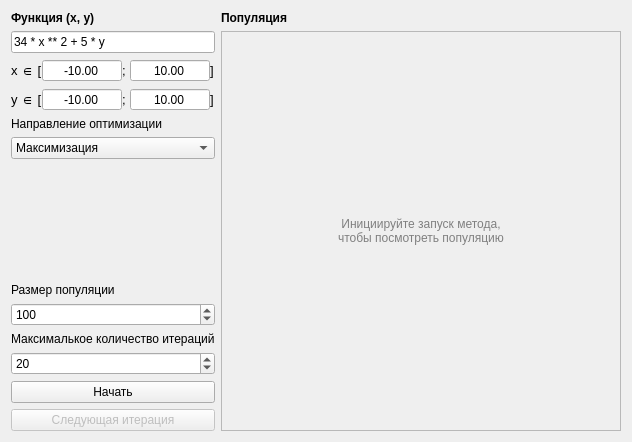
<?xml version="1.0" encoding="UTF-8"?>
<ui version="4.0">
 <class>GeneticAlgorithmForm</class>
 <widget class="QWidget" name="GeneticAlgorithmForm">
  <property name="geometry">
   <rect>
    <x>0</x>
    <y>0</y>
    <width>617</width>
    <height>429</height>
   </rect>
  </property>
  <property name="windowTitle">
   <string>Генетический алгоритм</string>
  </property>
  <layout class="QGridLayout" name="gridLayout">
   <item row="13" column="0" colspan="2">
    <widget class="QPushButton" name="pb_start">
     <property name="text">
      <string>Начать</string>
     </property>
    </widget>
   </item>
   <item row="1" column="0" colspan="2">
    <widget class="QLineEdit" name="le_function">
     <property name="text">
      <string>34 * x ** 2 + 5 * y</string>
     </property>
    </widget>
   </item>
   <item row="0" column="0" colspan="2">
    <widget class="QLabel" name="l_function">
     <property name="sizePolicy">
      <sizepolicy hsizetype="Preferred" vsizetype="Fixed">
       <horstretch>0</horstretch>
       <verstretch>0</verstretch>
      </sizepolicy>
     </property>
     <property name="font">
      <font>
       <pointsize>9</pointsize>
       <weight>75</weight>
       <bold>true</bold>
      </font>
     </property>
     <property name="text">
      <string>Функция (x, y)</string>
     </property>
    </widget>
   </item>
   <item row="2" column="0" colspan="2">
    <layout class="QGridLayout" name="gl_lims">
     <property name="horizontalSpacing">
      <number>0</number>
     </property>
     <property name="verticalSpacing">
      <number>6</number>
     </property>
     <item row="0" column="1">
      <widget class="QDoubleSpinBox" name="dsb_xmin">
       <property name="maximumSize">
        <size>
         <width>80</width>
         <height>16777215</height>
        </size>
       </property>
       <property name="alignment">
        <set>Qt::AlignCenter</set>
       </property>
       <property name="buttonSymbols">
        <enum>QAbstractSpinBox::NoButtons</enum>
       </property>
       <property name="decimals">
        <number>2</number>
       </property>
       <property name="minimum">
        <double>-9999999999999999464902769475481793196872414789632.000000000000000</double>
       </property>
       <property name="maximum">
        <double>1000000000000000048346692115553659057528394845890514255872.000000000000000</double>
       </property>
       <property name="value">
        <double>-10.000000000000000</double>
       </property>
      </widget>
     </item>
     <item row="1" column="2">
      <widget class="QLabel" name="l_ylim_2">
       <property name="sizePolicy">
        <sizepolicy hsizetype="Fixed" vsizetype="Preferred">
         <horstretch>0</horstretch>
         <verstretch>0</verstretch>
        </sizepolicy>
       </property>
       <property name="font">
        <font>
         <pointsize>10</pointsize>
        </font>
       </property>
       <property name="text">
        <string>; </string>
       </property>
      </widget>
     </item>
     <item row="0" column="2">
      <widget class="QLabel" name="l_xlim_2">
       <property name="sizePolicy">
        <sizepolicy hsizetype="Fixed" vsizetype="Preferred">
         <horstretch>0</horstretch>
         <verstretch>0</verstretch>
        </sizepolicy>
       </property>
       <property name="font">
        <font>
         <pointsize>10</pointsize>
        </font>
       </property>
       <property name="text">
        <string>; </string>
       </property>
      </widget>
     </item>
     <item row="1" column="3">
      <widget class="QDoubleSpinBox" name="dsb_ymax">
       <property name="maximumSize">
        <size>
         <width>80</width>
         <height>16777215</height>
        </size>
       </property>
       <property name="alignment">
        <set>Qt::AlignCenter</set>
       </property>
       <property name="buttonSymbols">
        <enum>QAbstractSpinBox::NoButtons</enum>
       </property>
       <property name="decimals">
        <number>2</number>
       </property>
       <property name="minimum">
        <double>-9999999999999999464902769475481793196872414789632.000000000000000</double>
       </property>
       <property name="maximum">
        <double>1000000000000000048346692115553659057528394845890514255872.000000000000000</double>
       </property>
       <property name="value">
        <double>10.000000000000000</double>
       </property>
      </widget>
     </item>
     <item row="0" column="0">
      <widget class="QLabel" name="l_xlim_1">
       <property name="sizePolicy">
        <sizepolicy hsizetype="Fixed" vsizetype="Preferred">
         <horstretch>0</horstretch>
         <verstretch>0</verstretch>
        </sizepolicy>
       </property>
       <property name="font">
        <font>
         <pointsize>10</pointsize>
        </font>
       </property>
       <property name="text">
        <string>x ∈ [</string>
       </property>
      </widget>
     </item>
     <item row="1" column="4">
      <widget class="QLabel" name="l_ylim_3">
       <property name="sizePolicy">
        <sizepolicy hsizetype="Fixed" vsizetype="Preferred">
         <horstretch>0</horstretch>
         <verstretch>0</verstretch>
        </sizepolicy>
       </property>
       <property name="font">
        <font>
         <pointsize>10</pointsize>
        </font>
       </property>
       <property name="frameShadow">
        <enum>QFrame::Raised</enum>
       </property>
       <property name="text">
        <string>]</string>
       </property>
      </widget>
     </item>
     <item row="0" column="4">
      <widget class="QLabel" name="l_xlim_3">
       <property name="sizePolicy">
        <sizepolicy hsizetype="Fixed" vsizetype="Preferred">
         <horstretch>0</horstretch>
         <verstretch>0</verstretch>
        </sizepolicy>
       </property>
       <property name="font">
        <font>
         <pointsize>10</pointsize>
        </font>
       </property>
       <property name="text">
        <string>]</string>
       </property>
      </widget>
     </item>
     <item row="1" column="1">
      <widget class="QDoubleSpinBox" name="dsb_ymin">
       <property name="maximumSize">
        <size>
         <width>80</width>
         <height>16777215</height>
        </size>
       </property>
       <property name="alignment">
        <set>Qt::AlignCenter</set>
       </property>
       <property name="buttonSymbols">
        <enum>QAbstractSpinBox::NoButtons</enum>
       </property>
       <property name="decimals">
        <number>2</number>
       </property>
       <property name="minimum">
        <double>-9999999999999999464902769475481793196872414789632.000000000000000</double>
       </property>
       <property name="maximum">
        <double>1000000000000000048346692115553659057528394845890514255872.000000000000000</double>
       </property>
       <property name="value">
        <double>-10.000000000000000</double>
       </property>
      </widget>
     </item>
     <item row="0" column="3">
      <widget class="QDoubleSpinBox" name="dsb_xmax">
       <property name="maximumSize">
        <size>
         <width>80</width>
         <height>16777215</height>
        </size>
       </property>
       <property name="alignment">
        <set>Qt::AlignCenter</set>
       </property>
       <property name="buttonSymbols">
        <enum>QAbstractSpinBox::NoButtons</enum>
       </property>
       <property name="decimals">
        <number>2</number>
       </property>
       <property name="minimum">
        <double>-9999999999999999464902769475481793196872414789632.000000000000000</double>
       </property>
       <property name="maximum">
        <double>1000000000000000048346692115553659057528394845890514255872.000000000000000</double>
       </property>
       <property name="value">
        <double>10.000000000000000</double>
       </property>
      </widget>
     </item>
     <item row="1" column="0">
      <widget class="QLabel" name="l_ylim_1">
       <property name="sizePolicy">
        <sizepolicy hsizetype="Fixed" vsizetype="Preferred">
         <horstretch>0</horstretch>
         <verstretch>0</verstretch>
        </sizepolicy>
       </property>
       <property name="font">
        <font>
         <pointsize>10</pointsize>
        </font>
       </property>
       <property name="text">
        <string>y ∈ [</string>
       </property>
      </widget>
     </item>
    </layout>
   </item>
   <item row="4" column="0" colspan="2">
    <widget class="QComboBox" name="cmb_opt_dir">
     <item>
      <property name="text">
       <string>Максимизация</string>
      </property>
     </item>
     <item>
      <property name="text">
       <string>Минимизация</string>
      </property>
     </item>
    </widget>
   </item>
   <item row="3" column="0" colspan="2">
    <widget class="QLabel" name="l_opt_dir">
     <property name="text">
      <string>Направление оптимизации</string>
     </property>
    </widget>
   </item>
   <item row="12" column="0" colspan="2">
    <widget class="QSpinBox" name="sb_max_iteration">
     <property name="minimum">
      <number>2</number>
     </property>
     <property name="maximum">
      <number>1000</number>
     </property>
     <property name="value">
      <number>20</number>
     </property>
    </widget>
   </item>
   <item row="14" column="0" colspan="2">
    <widget class="QPushButton" name="pb_next_iter">
     <property name="enabled">
      <bool>false</bool>
     </property>
     <property name="text">
      <string>Следующая итерация</string>
     </property>
    </widget>
   </item>
   <item row="0" column="2" rowspan="15">
    <layout class="QVBoxLayout" name="vl_population">
     <item>
      <widget class="QLabel" name="l_plot">
       <property name="sizePolicy">
        <sizepolicy hsizetype="Preferred" vsizetype="Fixed">
         <horstretch>0</horstretch>
         <verstretch>0</verstretch>
        </sizepolicy>
       </property>
       <property name="font">
        <font>
         <pointsize>9</pointsize>
         <weight>75</weight>
         <bold>true</bold>
        </font>
       </property>
       <property name="text">
        <string>Популяция</string>
       </property>
      </widget>
     </item>
     <item>
      <widget class="QFrame" name="f_plot">
       <property name="sizePolicy">
        <sizepolicy hsizetype="Preferred" vsizetype="Expanding">
         <horstretch>0</horstretch>
         <verstretch>0</verstretch>
        </sizepolicy>
       </property>
       <property name="minimumSize">
        <size>
         <width>400</width>
         <height>400</height>
        </size>
       </property>
       <property name="maximumSize">
        <size>
         <width>400</width>
         <height>400</height>
        </size>
       </property>
       <property name="frameShape">
        <enum>QFrame::StyledPanel</enum>
       </property>
       <property name="frameShadow">
        <enum>QFrame::Sunken</enum>
       </property>
       <layout class="QVBoxLayout" name="vl_plot">
        <property name="leftMargin">
         <number>0</number>
        </property>
        <property name="topMargin">
         <number>0</number>
        </property>
        <property name="rightMargin">
         <number>0</number>
        </property>
        <property name="bottomMargin">
         <number>0</number>
        </property>
        <item>
         <widget class="QLabel" name="l_plot_placeholder">
          <property name="styleSheet">
           <string notr="true">color:gray</string>
          </property>
          <property name="frameShape">
           <enum>QFrame::NoFrame</enum>
          </property>
          <property name="frameShadow">
           <enum>QFrame::Sunken</enum>
          </property>
          <property name="text">
           <string>Инициируйте запуск метода, 
чтобы посмотреть популяцию</string>
          </property>
          <property name="alignment">
           <set>Qt::AlignCenter</set>
          </property>
         </widget>
        </item>
       </layout>
      </widget>
     </item>
    </layout>
   </item>
   <item row="9" column="0" colspan="2">
    <widget class="QLabel" name="l_population_size">
     <property name="text">
      <string>Размер популяции</string>
     </property>
    </widget>
   </item>
   <item row="10" column="0" colspan="2">
    <widget class="QSpinBox" name="sb_population_size">
     <property name="minimum">
      <number>4</number>
     </property>
     <property name="maximum">
      <number>1000</number>
     </property>
     <property name="value">
      <number>100</number>
     </property>
    </widget>
   </item>
   <item row="11" column="0" colspan="2">
    <widget class="QLabel" name="l_max_iteration">
     <property name="text">
      <string>Максималькое количество итераций</string>
     </property>
    </widget>
   </item>
   <item row="6" column="0" colspan="2">
    <spacer name="vs">
     <property name="orientation">
      <enum>Qt::Vertical</enum>
     </property>
     <property name="sizeHint" stdset="0">
      <size>
       <width>20</width>
       <height>40</height>
      </size>
     </property>
    </spacer>
   </item>
  </layout>
 </widget>
 <resources/>
 <connections/>
</ui>
